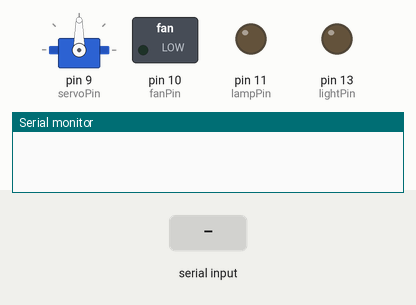
A sketch run on a simulated Arduino Uno, built with avr-gcc and run on an emulated ATmega328P. On the bench: servo, switched loads named in the sketch (green lamp = pin HIGH), output pins drawn as LEDs (lit = HIGH), the last lines printed to the serial monitor. Inputs (shaded band) come from the test bench.

Above: at 1.2 s.
1.3 s: "light on" received over the second serial link
At 2.5 s:
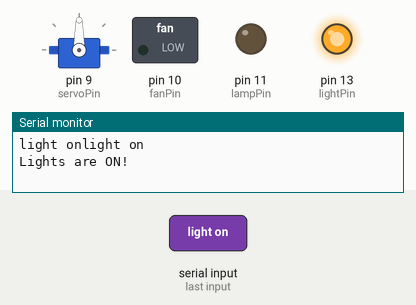
2.8 s: "table lamp on" received over the second serial link
At 3.2 s:
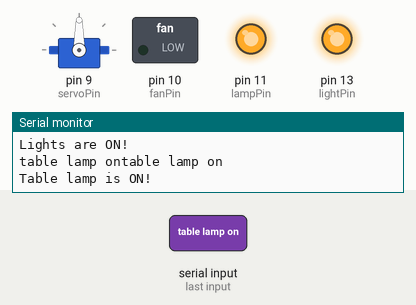
4.3 s: "light off" received over the second serial link
At 5.1 s:
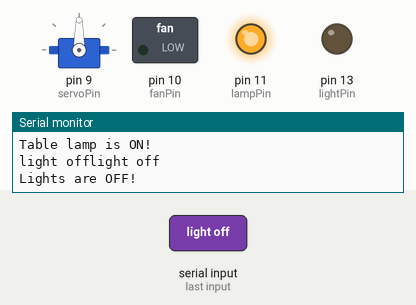
5.8 s: "fan on" received over the second serial link
At 7.0 s:
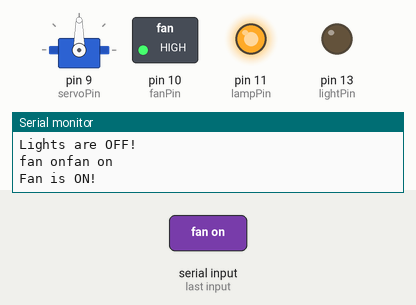
7.3 s: "table lamp off" received over the second serial link
At 7.9 s:
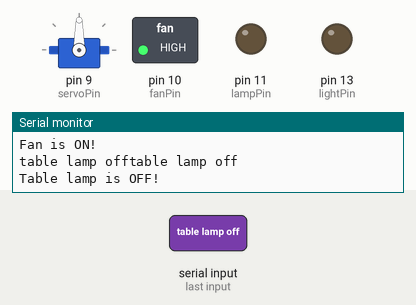
8.8 s: "door close" received over the second serial link
At 9.8 s:
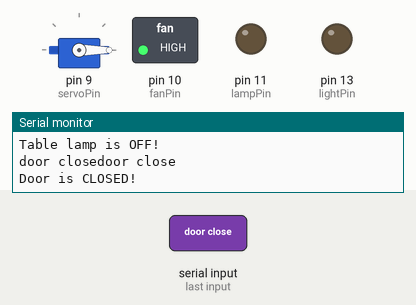
Timing chart, 0 to 11.3 s (numbered marks = the images above; inputs shaded):
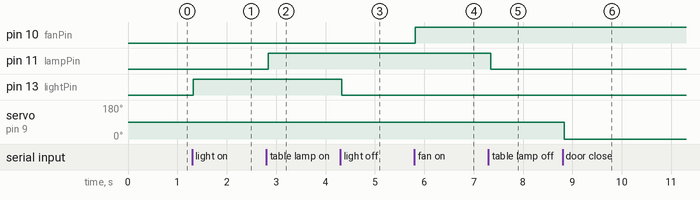

Measured:
- after the input at 1.3 s, pin 13 (lightPin): LOW → HIGH at once
- after the input at 2.8 s, pin 11 (lampPin): LOW → HIGH at once
- after the input at 4.3 s, pin 13 (lightPin): HIGH → LOW at once
- after the input at 5.8 s, pin 10 (fanPin): LOW → HIGH at once
- after the input at 7.3 s, pin 11 (lampPin): HIGH → LOW at once
- after the input at 8.8 s, servo on pin 9 (servoPin): 90° → 0° at once

The sketch:

code_simpleHomeAutomation.ino
```cpp
// Author: Ameer Salam
// Date: 24th May, 2024

/*
This program allows control of various devices via an HC-05 Bluetooth module.
You can control:
- A light connected to pin 13
- A table lamp connected to pin 11
- A fan connected to pin 10 (relay-controlled)
- A door lock mechanism controlled by a servo motor on pin 9

Commands sent via Bluetooth can turn these devices on/off and control the door lock.
*/

#include <SoftwareSerial.h> // Library for serial communication on other digital pins
#include <Servo.h>          // Library for controlling servo motors

const int RX_PIN = 2; // Connect HC-05 TX to Arduino pin 2
const int TX_PIN = 3; // Connect HC-05 RX to Arduino pin 3

SoftwareSerial bluetoothSerial(RX_PIN, TX_PIN); // RX, TX for HC-05 Bluetooth module

String readString; // String to store incoming commands from Bluetooth

Servo doorServo; // Create a servo object for door lock control

// Pin definitions for the devices
const int lightPin = 13; // Pin for controlling the light
const int lampPin = 11;  // Pin for controlling the table lamp
const int fanPin = 10;   // Pin for controlling the fan (relay)
const int servoPin = 9;  // Pin for controlling the servo motor

void setup() {
  Serial.begin(9600); // Initialize serial communication for debugging

  // Set device pins as outputs
  pinMode(lightPin, OUTPUT);
  pinMode(lampPin, OUTPUT);
  pinMode(fanPin, OUTPUT);

  doorServo.attach(servoPin); // Attach the servo to pin 9

  bluetoothSerial.begin(9600); // Initialize serial communication with HC-05 Bluetooth module
}

void loop() {
  // Read incoming data from Bluetooth
  while (bluetoothSerial.available()) {
    delay(3); // Small delay for better serial communication
    char c = bluetoothSerial.read();
    Serial.print(c); // Print each character for debugging
    readString += c; // Append each character to the readString
  }

  // Process the command if the string is not empty
  if (readString.length() > 0) {
    Serial.println(readString); // Print the complete command for debugging

    if (readString == "light on") {
      digitalWrite(lightPin, HIGH); // Turn on the light
      Serial.println("Lights are ON!");
    } else if (readString == "light off") {
      digitalWrite(lightPin, LOW); // Turn off the light
      Serial.println("Lights are OFF!");
    } else if (readString == "table lamp on") {
      digitalWrite(lampPin, HIGH); // Turn on the table lamp
      Serial.println("Table lamp is ON!");
    } else if (readString == "table lamp off") {
      digitalWrite(lampPin, LOW); // Turn off the table lamp
      Serial.println("Table lamp is OFF!");
    } else if (readString == "fan on") {
      digitalWrite(fanPin, HIGH); // Turn on the fan (relay activated)
      Serial.println("Fan is ON!");
    } else if (readString == "fan off") {
      digitalWrite(fanPin, LOW); // Turn off the fan (relay deactivated)
      Serial.println("Fan is OFF!");
    } else if (readString == "door open") {
      doorServo.write(90); // Open the door (servo to 90 degrees)
      Serial.println("Door is OPEN!");
    } else if (readString == "door close") {
      doorServo.write(0); // Close the door (servo to 0 degrees)
      Serial.println("Door is CLOSED!");
    } else if (readString == "all off") {
      // Turn off all devices
      digitalWrite(lightPin, LOW);
      digitalWrite(lampPin, LOW);
      digitalWrite(fanPin, LOW);
      doorServo.write(0); // Ensure door is closed
      Serial.println("All devices are OFF!");
    }

    readString = ""; // Clear the readString after processing
  }
}

/*
Functioning:
This program enables control of various household devices through an HC-05 Bluetooth module.
Commands sent via a Bluetooth terminal app on a mobile device can control the state of a light, a table lamp, a fan, and a door lock mechanism.
The code uses the SoftwareSerial library to handle Bluetooth communication and the Servo library to manage the servo motor for the door lock.
Each command is processed and executed, and the state of each device is printed to the Serial Monitor for debugging and verification purposes.
*/


//Old code
/*
#include <SoftwareSerial.h>

const int RX_PIN = 2; // Connect HC-05 TX to Arduino pin 2
const int TX_PIN = 3; // Connect HC-05 RX to Arduino pin 3

SoftwareSerial bluetoothSerial(RX_PIN, TX_PIN); // RX, TX

String readString;

void setup() {
  Serial.begin(9600);
  pinMode(13,OUTPUT);       //Light Pin output
  pinMode(11,OUTPUT);       //Table lamp
  pinMode(10,OUTPUT);       //Relay for Fan
  pinMode(9, OUTPUT);
  bluetoothSerial.begin(9600);
}

void loop() {
  while (bluetoothSerial.available()) {
    delay(3);
    char c = bluetoothSerial.read();
    Serial.println(c);
    readString += c;
  }

  if (readString.length() > 0) {
    Serial.println(readString);
    if (readString == "light on") {
      digitalWrite(13, HIGH);
      Serial.println("Lignts are ON!");
    } else if (readString == "light off") {
      digitalWrite(13, LOW);
      Serial.println("Lignts are OFF!");
    } else if (readString == "Table lamp on") {
      digitalWrite(11, HIGH);
      Serial.println("Table lamp is ON!");
    } else if (readString == "Table lamp off") {
      digitalWrite(11, LOW);
      Serial.println("Table lamp is OFF!");
    } else if (readString == "door lock") {
      digitalWrite(10, HIGH);
      Serial.println("fan on");
    } else if (readString == "fan is on") {
      digitalWrite(10, LOW);
      Serial.println("fan off");
    } else if (readString == "fan is off"){
      digitalWrite(10, LOW);
      digitalWrite(11, LOW);
      digitalWrite(13, LOW);
    }
    readString = "";
  }
}
*/
```
